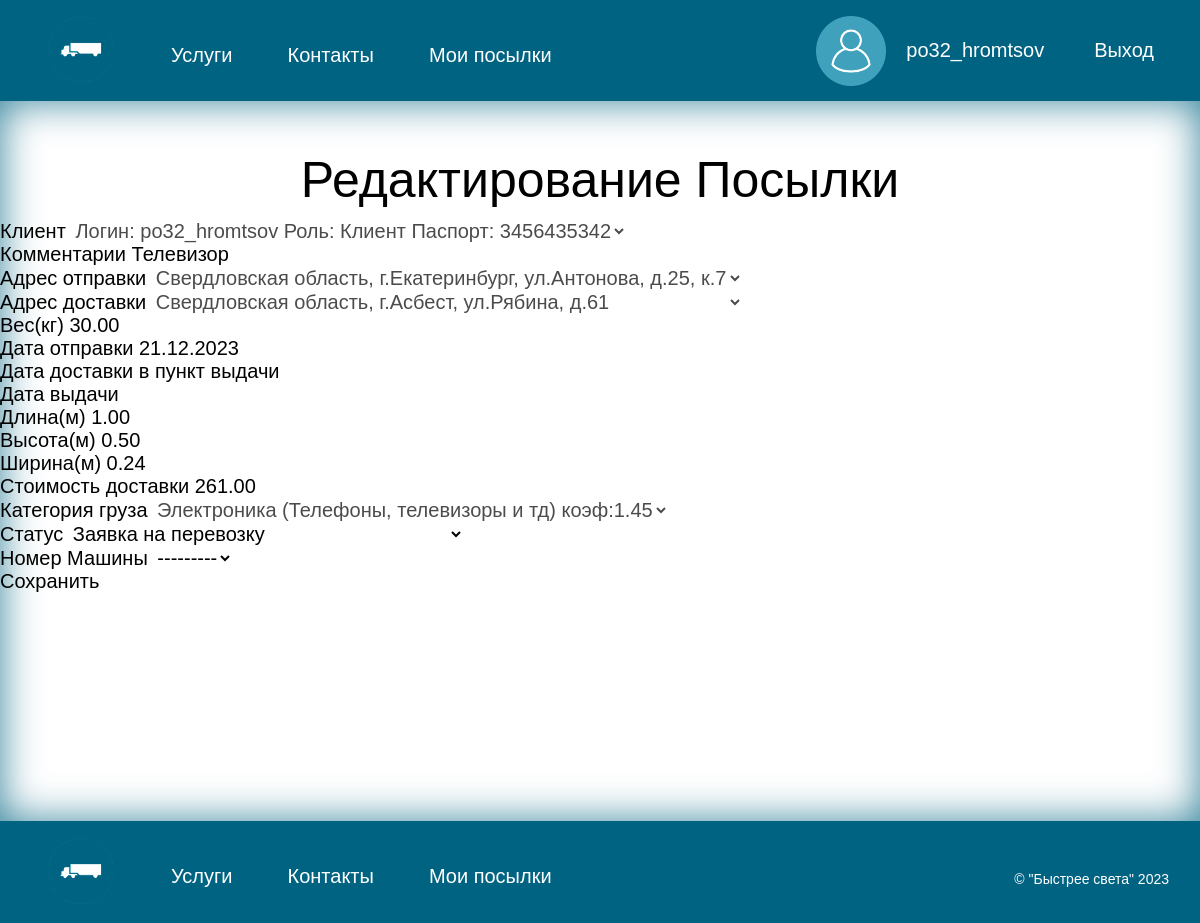
/navigate/employeerpakages/edit/1/ (signed in), run on the app's committed database.
### navigate/models.py (models this page shows, shortened)
class CustomUser(AbstractUser):
    ROLE_CHOICES = [
        ('Клиент', 'Клиент'),
        ('Сотрудник', 'Сотрудник'),
        ('Водитель', 'Водитель'),
        ('Администратор', 'Администратор'),
    ]
    first_name = models.CharField(max_length=50, verbose_name='Имя', null=True)
    last_name = models.CharField(max_length=50, verbose_name='Фамилия', null=True)
    patronymic = models.CharField(max_length=50, verbose_name='Отчество', null=True)
    phone_number = models.CharField(max_length=11, verbose_name='Номер телефона', null=True)
    passport = models.CharField(max_length=10, verbose_name='Серия номер паспорта', unique=True, null=True)
    date_of_birth = models.DateField(verbose_name='Дата рождения', null=True)
    role = models.CharField(max_length=200,
                              choices=ROLE_CHOICES,
                              default='Клиент',
                              verbose_name='Роль')
    def __str__(self):
        if(self.role == 'Клиент'):
            return "Логин:  " + self.username + " Роль: " + str(self.role)  + " Паспорт: " + str(self.passport)
        else:
            return "Логин:  " + self.username + " Роль: " + str(self.role)
    class Meta:
        verbose_name = "Пользователя"
        verbose_name_plural = "Пользователи"

class Package(models.Model):
    STATUS_CHOICES = [
        ('Принят от клиента', 'Принят от клиента'),
        ('Отправлен на склад', 'Отправлен на склад'),
        ('Отправлен на склад в город назначения', 'Отправлен на склад в город назначения'),
        ('Принят на складе в городе назначения', 'Принят на складе в городе назначения'),
        ('Отправлен в пункт выдачи', 'Отправлен в пункт выдачи'),
        ('Принят в пункте выдачи', 'Принят в пункте выдачи'),
        ('Утерян', 'Утерян'),
        ('Заявка на перевозку', 'Заявка на перевозку'),
        ('Утилизирован', 'Утилизирован'),
        ('Выдан', 'Выдан'),
    ]
    client_id = models.ForeignKey(
        settings.AUTH_USER_MODEL,
        on_delete=models.SET_NULL,
        related_name='Packages_as_client',
        verbose_name='Клиент',
        null=True,
    )
    comments = models.CharField(max_length=500, verbose_name='Комментарии', null=True, blank=True)
    sending_address = models.ForeignKey(
        'PointIssue',
        on_delete=models.SET_NULL,
        related_name='Packages_as_sending_address',
        verbose_name='Адрес отправки',
        null=True,
    )
    delivery_address =models.ForeignKey(
        'PointIssue',
        on_delete=models.SET_NULL,
        related_name='Packages_as_delivery_address',null=True,
        verbose_name='Адрес доставки',
    )
    weight = models.DecimalField(max_digits=10, decimal_places=2, verbose_name='Вес(кг)')
    date_of_receipt = models.DateField(verbose_name='Дата отправки')
    delivery_date = models.DateField(verbose_name='Дата доставки в пункт выдачи', null=True, blank=True,)
    date_of_issue = models.DateField(verbose_name='Дата выдачи', null=True, blank=True,)
    length = models.DecimalField(max_digits=10, decimal_places=2, verbose_name='Длина(м)')
    height = models.DecimalField(max_digits=10, decimal_places=2, verbose_name='Высота(м)')
    width = models.DecimalField(max_digits=10, decimal_places=2, verbose_name='Ширина(м)')
    cost = models.DecimalField(max_digits=10, decimal_places=2, verbose_name='Стоимость доставки')
    cargo_category = models.ForeignKey('CargoCategory', on_delete=models.SET_NULL, null=True,
                                         verbose_name='Категория груза')
    status = models.CharField(max_length=200,
                              choices=STATUS_CHOICES,
                              default='Заявка на перевозку',
                              verbose_name='Статус')
    car_id = models.ForeignKey('Car', on_delete=models.SET_NULL, null=True, blank=True,
                                       verbose_name='Номер Машины')
    class Meta:
        verbose_name = "Посылку"
        verbose_name = "Посылку"
        verbose_name_plural = "Посылки"

### navigate/views.py (the view)
# urls.py: path('employeerpakages/edit/<int:package_id>/', views.edit_package, name='edit_package'),
def edit_package(request, package_id):
    package = get_object_or_404(Package, id=package_id)
    if request.method == 'POST':
        form = PackageEditForm(request.POST, instance=package)
        if form.is_valid():
            form.save()
            return redirect('employeerpakages')
    else:
        form = PackageEditForm(instance=package)
    return render(request, 'edit_package.html', {'form': form})

### navigate/forms.py
class PackageEditForm(forms.ModelForm):
    class Meta:
        model = Package
        fields = '__all__'
    def __init__(self, *args, **kwargs):
        super(PackageEditForm, self).__init__(*args, **kwargs)
        for name, field in self.fields.items():
            if name not in ['car_id', 'status']:
                field.disabled = True

### navigate/models.py (called while the page is built)
    def __str__(self):
        return f"{self.name} ({self.comments})  коэф:{self.coefficient}"

    def __str__(self):
        if (str(self.corpus) == "None"):
            return str(self.region) + ", г." + str(self.city) + ", ул." + str(self.street) + ", д." + str(self.home)
        else:
            return str(self.region) + ", г." + str(self.city) + ", ул." + str(self.street) + ", д." + str(
                self.home) + ", к." + str(self.corpus)

### templates/edit_package.html (shortened to what this page needs)
{% extends 'base.html' %}
{% block content %}
<main>
  <h1 class="mb-4">Редактирование Посылки</h1>
  <form method="post">
    <fieldset>
      {% for field in form %}
        <div class="mb-3">
          <label for="{{ field.id_for_label }}" class="form-label">{{ field.label }}</label>
          {% if field.name in form.Meta.readonly_fields %}
            <input type="text" class="form-control" id="{{ field.id_for_label }}" value="{{ field.value }}" disabled>
          {% else %}
            {{ field }}
          {% endif %}
        </div>
      {% endfor %}
    </fieldset>
    <button type="submit" class="btn btn-primary">Сохранить</button>
  </form>
</main>
{% endblock %}

### templates/base.html (shortened to what this page needs)
<!DOCTYPE html>
<html lang="ru">
<head>
    {%load static %}
    <link rel="stylesheet" href="{% static "css/style.css" %}">
</head>
<body >
    <header>
        <nav class="container header-nav">
            <a href="{%url 'home'%}">
                <img src="{% static "image/logo.png" %}" alt="лого" height="70" width="70">
            </a>
            <ul class="nav-list">
               {% if user.role == 'Клиент' or  not user.is_authenticated %}
                <li class="nav-list-item"><a href="{%url 'services'%}" style="color: #FFFFFF">Услуги</a></li>
                <li class="nav-list-item"><a href="{%url 'contact'%}" style="color: #FFFFFF">Контакты</a></li>
                    {%if user.is_authenticated %}
                        <li class="nav-list-item"><a href="{%url 'mypakeges'%}" style="color: #FFFFFF">Мои посылки</a></li>
                    {% endif %}
                {% elif user.role == 'Сотрудник' or user.role == 'Администратор' %}
                <li class="nav-list-item"><a href="{%url 'employeerpakages'%}" style="color: #FFFFFF">Посылки</a></li>
                <li class="nav-list-item"><a href="{%url 'createPakagesEmployeer'%}" style="color: #FFFFFF">Создать Посылку</a></li>
                {% endif %}
            </ul>
            <div class="signin">
                {% if user.is_authenticated %}
                    <a href="{%url 'account'%}" style="color: #FFFFFF">
                        <div class="user-header">
                            <img src="{% static "image/user2.png" %}" alt="лого" height="70" width="70">
                            <p class="user-header-p">{{user.username}}</p>
                        </div>
                    </a>
                    <a href="{% url 'logout' %}" style="margin-left: 20px; color: #FFFFFF">Выход</a>
                {% else %}
                    <a href="{%url 'login'%}" style="color: #FFFFFF">Войти</a>
                    <a href="{%url 'signup'%}" style="margin-left: 20px;color: #FFFFFF">Зарегистрироваться</a>
                {% endif %}
            </div>
        </nav>
    </header>
    {% block content %}
    {% endblock %}
    <footer>
        <div class="container header-nav">
            <a href="{%url 'home'%}">
                <img src="{% static "image/logo.png" %}" alt="лого" height="70" width="70">
            </a>
             <ul class="nav-list">
               {% if user.role == 'Клиент' or  not user.is_authenticated %}
                <li class="nav-list-item"><a href="{%url 'services'%}" style="color: #FFFFFF">Услуги</a></li>
                <li class="nav-list-item"><a href="{%url 'contact'%}" style="color: #FFFFFF">Контакты</a></li>
                    {%if user.is_authenticated %}
                        <li class="nav-list-item"><a href="{%url 'mypakeges'%}" style="color: #FFFFFF">Мои посылки</a></li>
                    {% endif %}
                {% elif user.role == 'Сотрудник' or user.role == 'Администратор' %}
                <li class="nav-list-item"><a href="{%url 'employeerpakages'%}" style="color: #FFFFFF">Посылки</a></li>
                <li class="nav-list-item"><a href="{%url 'createPakagesEmployeer'%}" style="color: #FFFFFF">Создать Посылку</a></li>
                {% endif %}
            </ul>
            <p class="copiright">&copy; "Быстрее света" 2023</p>
        </div>
    </footer>
</body>
</html>

### static/css/style.css (style rules this page uses)
* { color: black; padding: 0px; margin: 0px; border: none; font-size: 20px; font-family: Arial, Helvetica, sans-serif; }
*, *::before, *::after { box-sizing: border-box; }
a, a:link, a:visited { text-decoration: none; }
aside, nav, footer, header, section, main { display: block; }
h1, h2, h3, h4, h5, h6, p { font-size: inherit; font-weight: inherit; }
ul, ul li { list-style: none; }
img { vertical-align: top; }
img, svg { max-width: 100%; height: auto; }
input, textarea, button, select { font-family: inherit; font-size: inherit; color: inherit; background-color: transparent; }
button, input[type="submit"] { display: inline-block; box-shadow: none; background-color: transparent; background: none; cursor: pointer; }
label { cursor: pointer; }
.container { max-width: 1170px; margin-left: auto; margin-right: auto; padding-left: 16px; padding-right: 16px; margin-bottom: 0; margin-top: 0; }
header { padding: 10px 0px; background-color: #006382; }
.header-nav { display: flex; justify-content: flex-start; }
.nav-list { display: flex; justify-content: flex-start; align-items: center; }
.nav-list-item { margin-top: 10px; margin-left: 25px; color: white; }
.signin { display: flex; align-items: center; margin-left: auto; }
footer { margin: 0; background-color: #006382; padding: 10px 0; }
.copiright { color: white; display: flex; align-items: center; margin-left: auto; font-size: 14px; margin-top: 15px; }
main { min-height: 100vh; padding-top: 40px; padding-bottom: 40px; box-shadow: inset 0px 0px 40px rgba(0, 99, 130, 0.8); }
h1 { font-size: 50px; padding: 10px; text-align: center; }
.container { width: 1170px; margin-left: auto; margin-right: auto; padding-left: 16px; padding-right: 16px; margin-bottom: 0; margin-top: 0; }
body { min-width: 1170px; }
main { min-height: 90vh; padding-top: 40px; padding-bottom: 40px; box-shadow: inset 0px 0px 40px rgba(0, 99, 130, 0.8); }
.user-header { display: flex; align-item: center; flex-direction: row; justify-content: center; text-align: center; }
.user-header-p { margin-left: 20px; color: white; display: flex; text-align: center; justify-content: center; align-items: center; }
a { color:#666; background-image: linear-gradient(to top, #feffff, #006382); background-repeat: no-repeat; background-size: 0 100%; border-radius: 4px; text-decoration: none; padding: 5px 15px; transition: 0.3s; }

### data on the page
CustomUser: username "po32_hromtsov"
Package: form "Логин: po32_hromtsov Роль: Клиент Паспорт: 3456435342" "Телевизор" "Свердловская область, г.Екатеринбург, ул.Антонова, д.25, к.7" "Свердловская область, г.Асбест, ул.Рябина, д.61" "30.00" "21.12.2023" "1.00" "0.50" "0.24" "261.00" "Электроника (Телефоны, телевизоры и тд) коэф:1.45" "Заявка на перевозку" "---------"

### other printed values
{{ field.label }} "Клиент" "Комментарии" "Адрес отправки" "Адрес доставки" "Вес(кг)" "Дата отправки" "Дата доставки в пункт выдачи" "Дата выдачи" "Длина(м)" "Высота(м)" "Ширина(м)" "Стоимость доставки" "Категория груза" "Статус" "Номер Машины"
